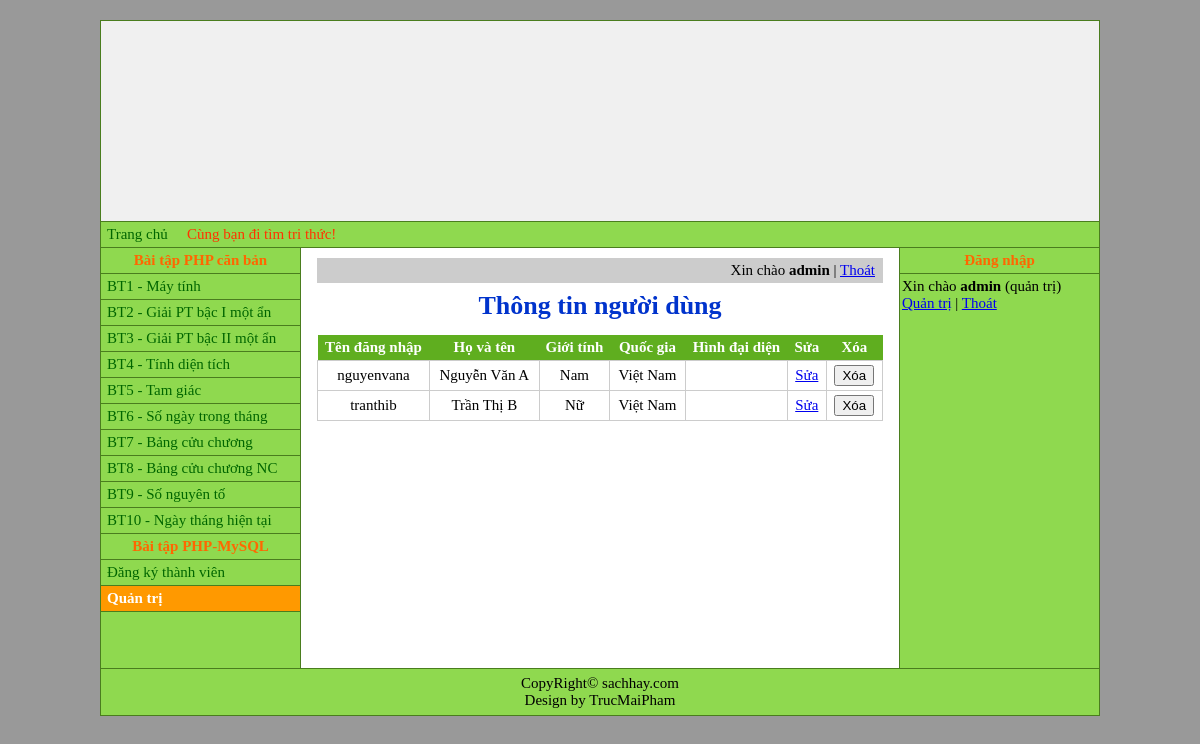
The page /phan2/quantri.php (signed in) on the database its author committed.
### tables this page shows
CREATE TABLE IF NOT EXISTS nguoi_dung (
    username    VARCHAR(20)  NOT NULL,
    password    VARCHAR(255) NOT NULL,    
    hoten       VARCHAR(50)  NOT NULL,
    gioitinh    TINYINT(1)   NOT NULL,    
    quocgia     VARCHAR(30)  NOT NULL,
    hinhdaidien TEXT         NOT NULL,    
    PRIMARY KEY (username)
);

### includes/functions.php (called while the page is built, shortened)
<?php
function h($giaTri)
{
    return htmlspecialchars((string) $giaTri, ENT_QUOTES, 'UTF-8');
}

### phan2/quantri.php (the view, shortened to what this page needs)
<?php
require_once __DIR__ . '/../includes/functions.php';
require __DIR__ . '/ketnoi.php';
$kq = $kn->query('SELECT username, hoten, gioitinh, quocgia, hinhdaidien FROM nguoi_dung ORDER BY username');
require __DIR__ . '/../includes/header.php';
?>
<p class="thanh-tai-khoan">Xin chào <b><?= h($_SESSION['nguoiquantri']) ?></b> | <a href="thoat.php">Thoát</a></p>
<h1 class="ten-bai">Thông tin người dùng</h1>
<?php if ($kq->num_rows === 0): ?>
    <p>Chưa có người dùng nào. <a href="dangky.php">Đăng ký thành viên</a></p>
<?php else: ?>
    <table class="bang-du-lieu">
        <tr>
            <th>Tên đăng nhập</th>
            <th>Họ và tên</th>
            <th>Giới tính</th>
            <th>Quốc gia</th>
            <th>Hình đại diện</th>
            <th>Sửa</th>
            <th>Xóa</th>
        </tr>
        <?php while ($row = $kq->fetch_assoc()): ?>
            <tr>
                <td><?= h($row['username']) ?></td>
                <td><?= h($row['hoten']) ?></td>
                <td><?= $row['gioitinh'] == 0 ? 'Nam' : 'Nữ' ?></td>
                <td><?= h($row['quocgia']) ?></td>
                <td><?php if ($row['hinhdaidien'] !== ''): ?><img src="<?= h($row['hinhdaidien']) ?>" alt="" height="50" width="50"><?php endif; ?></td>
                <td><a href="sua.php?user=<?= urlencode($row['username']) ?>">Sửa</a></td>
                <td>
                    <form method="post" action="xoa.php" onsubmit="return confirm('Xóa người dùng này?')">
                        <input type="submit" value="Xóa">
                    </form>
                </td>
            </tr>
        <?php endwhile; ?>
    </table>
<?php endif; ?>
<?php require __DIR__ . '/../includes/footer.php'; ?>

### includes/header.php (shortened to what this page needs)
<?php
require_once __DIR__ . '/functions.php';
$thuMucTrang = dirname($_SERVER['SCRIPT_FILENAME']);
$goc = realpath($thuMucTrang) === realpath(__DIR__ . '/..') ? '' : '../';
$trangHienTai = $goc === '' ? basename($_SERVER['SCRIPT_NAME']) : basename($thuMucTrang) . '/' . basename($_SERVER['SCRIPT_NAME']);
$menuPhpCanBan = [
    'phan1/bt1.php'  => 'BT1 - Máy tính',
    'phan1/bt2.php'  => 'BT2 - Giải PT bậc I một ẩn',
    'phan1/bt3.php'  => 'BT3 - Giải PT bậc II một ẩn',
    'phan1/bt4.php'  => 'BT4 - Tính diện tích',
    'phan1/bt5.php'  => 'BT5 - Tam giác',
    'phan1/bt6.php'  => 'BT6 - Số ngày trong tháng',
    'phan1/bt7.php'  => 'BT7 - Bảng cửu chương',
    'phan1/bt8.php'  => 'BT8 - Bảng cửu chương NC',
    'phan1/bt9.php'  => 'BT9 - Số nguyên tố',
    'phan1/bt10.php' => 'BT10 - Ngày tháng hiện tại',
];
$menuPhpMySql = [
    'phan2/dangky.php'  => 'Đăng ký thành viên',
    'phan2/quantri.php' => 'Quản trị',
];
?>
<!DOCTYPE html>
<html lang="vi">
<head>
    <link rel="stylesheet" href="<?= $goc ?>css/style.css">
</head>
<body>
<div class="khung">
    <div class="banner">
        <img src="<?= $goc ?>hinhanh/sachhay_new1.gif" alt="Banner Tri thức">
    </div>
    <div class="thanh-dieu-huong">
        <a href="<?= $goc ?>index.php">Trang chủ</a>
        <marquee class="khau-hieu">Cùng bạn đi tìm tri thức!</marquee>
    </div>
    <div class="noi-dung-chinh">
        <div class="cot-trai">
            <div class="tieu-de-menu">Bài tập PHP căn bản</div>
            <ul class="menu">
                <?php foreach ($menuPhpCanBan as $file => $ten): ?>
                    <li><a href="<?= $goc . h($file) ?>" class="<?= $file === $trangHienTai ? 'dang-chon' : '' ?>"><?= h($ten) ?></a></li>
                <?php endforeach; ?>
            </ul>
            <div class="tieu-de-menu">Bài tập PHP-MySQL</div>
            <ul class="menu">
                <?php foreach ($menuPhpMySql as $file => $ten): ?>
                    <li><a href="<?= $goc . h($file) ?>" class="<?= $file === $trangHienTai ? 'dang-chon' : '' ?>"><?= h($ten) ?></a></li>
                <?php endforeach; ?>
            </ul>
        </div>
        <div class="cot-giua">

### includes/footer.php (shortened to what this page needs)
        </div>
        <div class="cot-phai">
            <div class="tieu-de-menu">Đăng nhập</div>
            <?php if (isset($_SESSION['nguoiquantri'])): ?>
                <div class="form-dang-nhap">
                    Xin chào <b><?= h($_SESSION['nguoiquantri']) ?></b> (quản trị)<br>
                    <a href="<?= $goc ?>phan2/quantri.php">Quản trị</a> | <a href="<?= $goc ?>phan2/thoat.php">Thoát</a>
                </div>
            <?php endif; ?>
        </div>
    </div>
    <div class="chan-trang">
        CopyRight&copy; sachhay.com<br>
        Design by TrucMaiPham
    </div>
</div>
</body>
</html>

### css/style.css (style rules this page uses)
* { box-sizing: border-box; }
body { margin: 0; padding: 20px 0; background: #999; font-family: "Times New Roman", Times, serif; font-size: 15px; }
.khung { width: 1000px; margin: 0 auto; border: 1px solid #4a7d1e; background: #8fd94f; }
.banner img { display: block; width: 100%; height: 200px; }
.thanh-dieu-huong { display: flex; padding: 4px 6px; border-top: 1px solid #4a7d1e; border-bottom: 1px solid #4a7d1e; }
.thanh-dieu-huong a { width: 80px; color: #060; text-decoration: none; }
.khau-hieu { color: #ff3300; }
.noi-dung-chinh { display: flex; min-height: 420px; }
.cot-trai { width: 200px; border-right: 1px solid #4a7d1e; }
.cot-giua { flex: 1; background: #fff; padding: 10px 16px 20px; }
.cot-phai { width: 200px; border-left: 1px solid #4a7d1e; }
.tieu-de-menu { color: #ff6600; text-align: center; font-weight: bold; padding: 4px; border-bottom: 1px solid #4a7d1e; }
.menu { list-style: none; margin: 0; padding: 0; }
.menu li a { display: block; padding: 4px 6px; border-bottom: 1px solid #4a7d1e; color: #060; text-decoration: none; }
.menu li a:hover, .menu li a.dang-chon { background: #f90; color: #fff; font-weight: bold; }
.form-dang-nhap { padding: 4px 2px; }
.chan-trang { border-top: 1px solid #4a7d1e; text-align: center; padding: 6px; }
h1.ten-bai { color: #0033cc; text-align: center; font-size: 26px; margin: 6px 0 14px; }
.thanh-tai-khoan { margin: 0 0 8px; padding: 4px 8px; background: #ccc; text-align: right; }
table.bang-du-lieu { width: 100%; border-collapse: collapse; }
table.bang-du-lieu th { background: #5fae1f; color: #fff; padding: 4px; }
table.bang-du-lieu td { border: 1px solid #ccc; padding: 4px 6px; text-align: center; }
table.bang-du-lieu form { margin: 0; }

### rows shown on the page
nguoi_dung: username "nguyenvana", hoten "Nguyễn Văn A", gioitinh "Nam", quocgia "Việt Nam"
nguoi_dung: username "tranthib", hoten "Trần Thị B", gioitinh "Nữ", quocgia "Việt Nam"

### other values the page prints
$ten "BT1 - Máy tính"
$ten "BT2 - Giải PT bậc I một ẩn"
$ten "BT3 - Giải PT bậc II một ẩn"
$ten "BT4 - Tính diện tích"
$ten "BT5 - Tam giác"
$ten "BT6 - Số ngày trong tháng"
$ten "BT7 - Bảng cửu chương"
$ten "BT8 - Bảng cửu chương NC"
$ten "BT9 - Số nguyên tố"
$ten "BT10 - Ngày tháng hiện tại"
$ten "Đăng ký thành viên"
$ten "Quản trị"
$_SESSION['nguoiquantri'] "admin"
